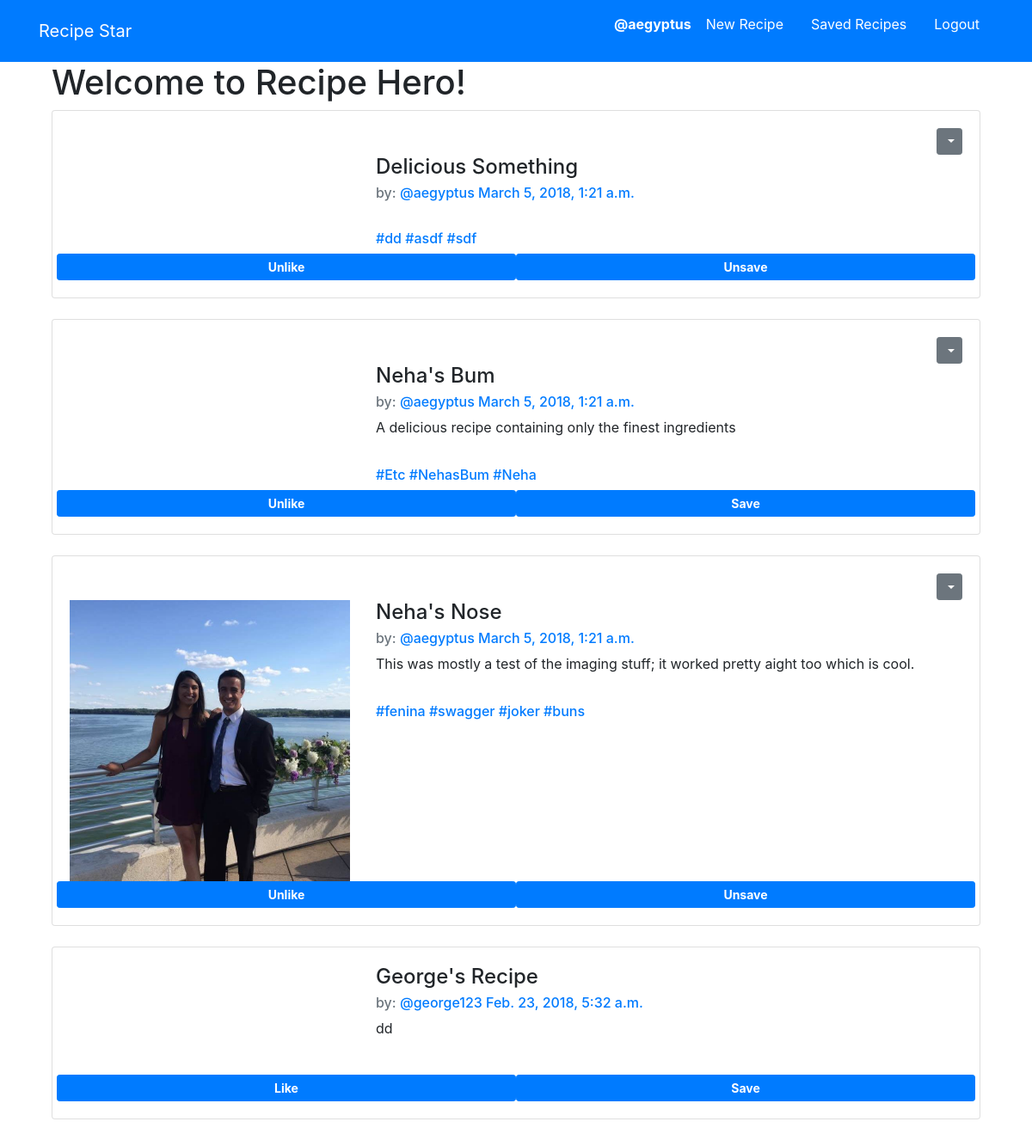
The page / (signed in) on the database as committed earlier.
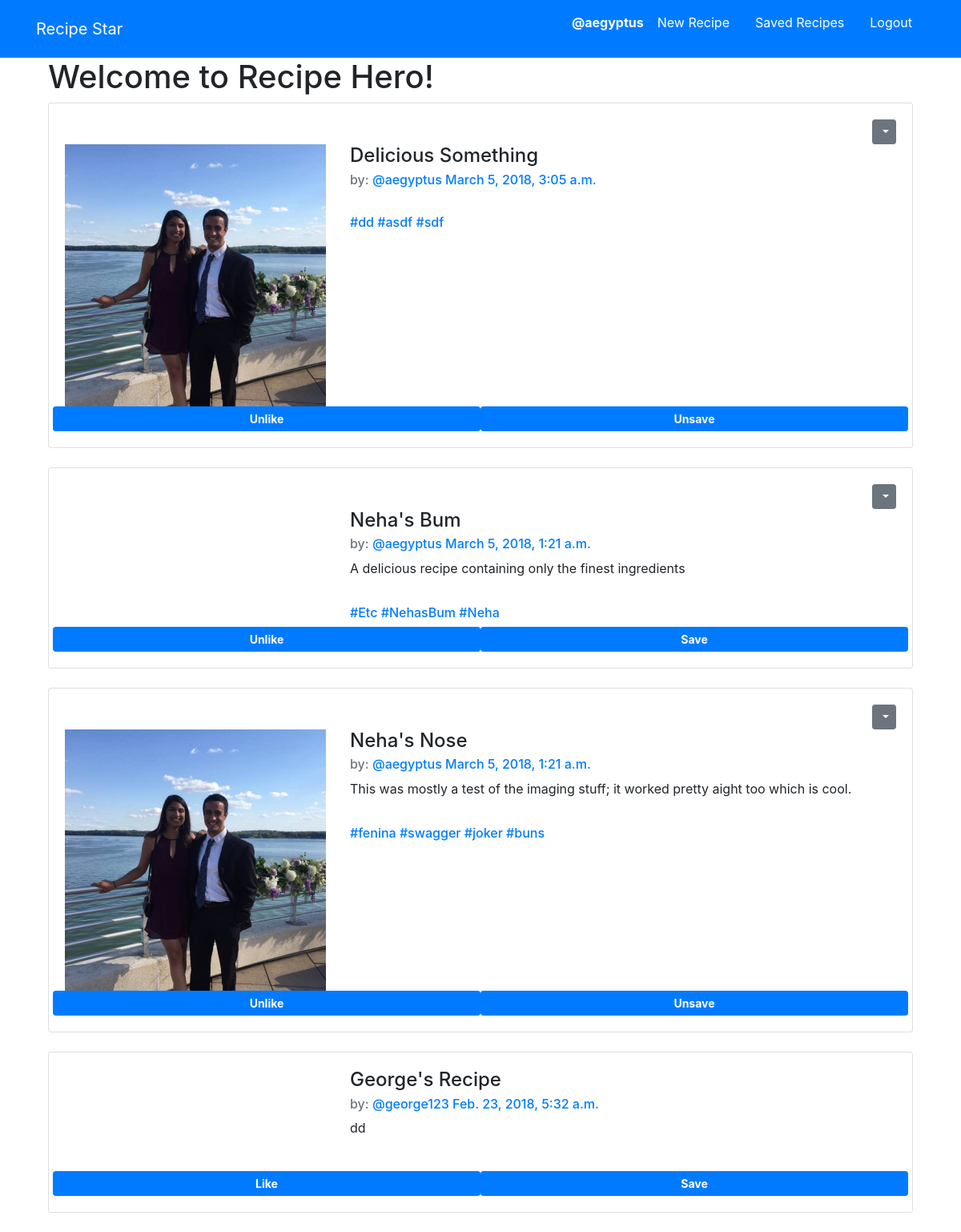
The same page on the database as committed later.
### recipies/models.py (models this page shows, shortened)
class Recipe(models.Model):
    user = models.ForeignKey(auth.models.User, on_delete=models.CASCADE, related_name='recipes')
    name = models.CharField(max_length=100)
    instructions = models.TextField()
    ingredients = models.TextField()
    created_at = models.DateTimeField(auto_now=True)
    about = models.TextField(blank=True, default='')
    cuisine = TaggableManager()
    pic = models.ImageField(upload_to=UploadToPathAndRename('images'), null=True, blank=True)
    like_id = models.CharField(max_length=20, editable=False)
    save_id = models.CharField(max_length=20, editable=False)
    class Meta:
        ordering = ['-created_at']

### simpleRecipe/views.py (the view)
# urls.py: path('', views.HomePage.as_view(), name='home'),
class HomePage(ListView, SelectRelatedMixin):
    model = models.Recipe
    template_name = 'index.html'
    select_related = ('user')

### recipies/templatetags/app_filters.py (called while the page is built)
def htfy(value):
    if str(value)[0]=='#':
        return value
    else:
        return '#'+str(value)

def get_recipe(value):
    return [val.recipe for val in value]

### templates/index.html
{% extends 'base.html' %}
{% block content %}
{% if user.is_authenticated %}
<div class="container">
  <h1>Welcome to Recipe Hero!</h1>
  {% for recipe in recipe_list %}
    {% include 'recipies/_recipe.html' %}
  {% endfor %}
</div>
{% else %}
<div class="container">
  <h1>Welcome to Recipe Hero!</h1>
  <h2>Please sign up to get started!</h2>
</div>
{% endif %}
{% endblock %}

### recipies/templates/recipies/_recipe.html (shortened to what this page needs)
{% load app_filters %}
<div class="card">
  <div class="card-body">
      {% if user.is_authenticated and recipe.user == user %}
      <div class="dropdown" align="right" style="vertical-align: top;">
        <button class="btn btn-secondary btn-sm dropdown-toggle"
        type="button" id="dropdownMenu1" data-toggle="dropdown"
        aria-haspopup="true" aria-expanded="false">
        </button>
      </div>
      {% endif %}
<div class='row'>
  <div class='col-md-4'>
    {% if recipe.pic %}
      <img src="{{ recipe.pic.url }}" style='height: 100%; width: 100%; object-fit: contain' alt='blah' />
    {% endif %}
  </div>
  <div class='col-md-8'>
  <h4 class='card-title'>{{recipe.name}}</h4>
    <h6 class='card-subtitle mb-2 text-muted'>
    by: <a href="{% url 'recipies:by_recipe' username=recipe.user.username %}">@{{recipe.user.username}}</a>
    <a href="{% url 'recipies:detailview' pk=recipe.pk %}">{{recipe.created_at}}</a>
  </h6>
  <p class='card-text'>
    {{recipe.about}}
  </p>
  <br>
  <h6 class='card-subtitle mb-2 text-muted'>
    {% for tags in recipe.cuisine.names %}
    <a href="#">{{ tags|htfy }}</a>
    {% endfor %}
  </div>
</div>
<div class="row">
  <button class="btn btn-sm btn-primary like col" id="{{recipe.like_id}}">
  {% if recipe in user.likes.all|get_recipe %}
    <strong>Unlike</strong>
  {% else %}
    <strong>Like</strong>
  {% endif %}
  </button>
  <button class="btn btn-sm btn-primary save col" id="{{recipe.save_id}}">
  {% if recipe in user.saves.all|get_recipe %}
    <strong>Unsave</strong>
  {% else %}
    <strong>Save</strong>
  {% endif %}
  </button>
</div>
</div>
</div>
<br>

Rows that differ between the two databases and show on the page:
changed Recipe "Delicious Something": pic: picture added; created_at "March 5, 2018, 1:21 a.m." → "March 5, 2018, 3:05 a.m."
